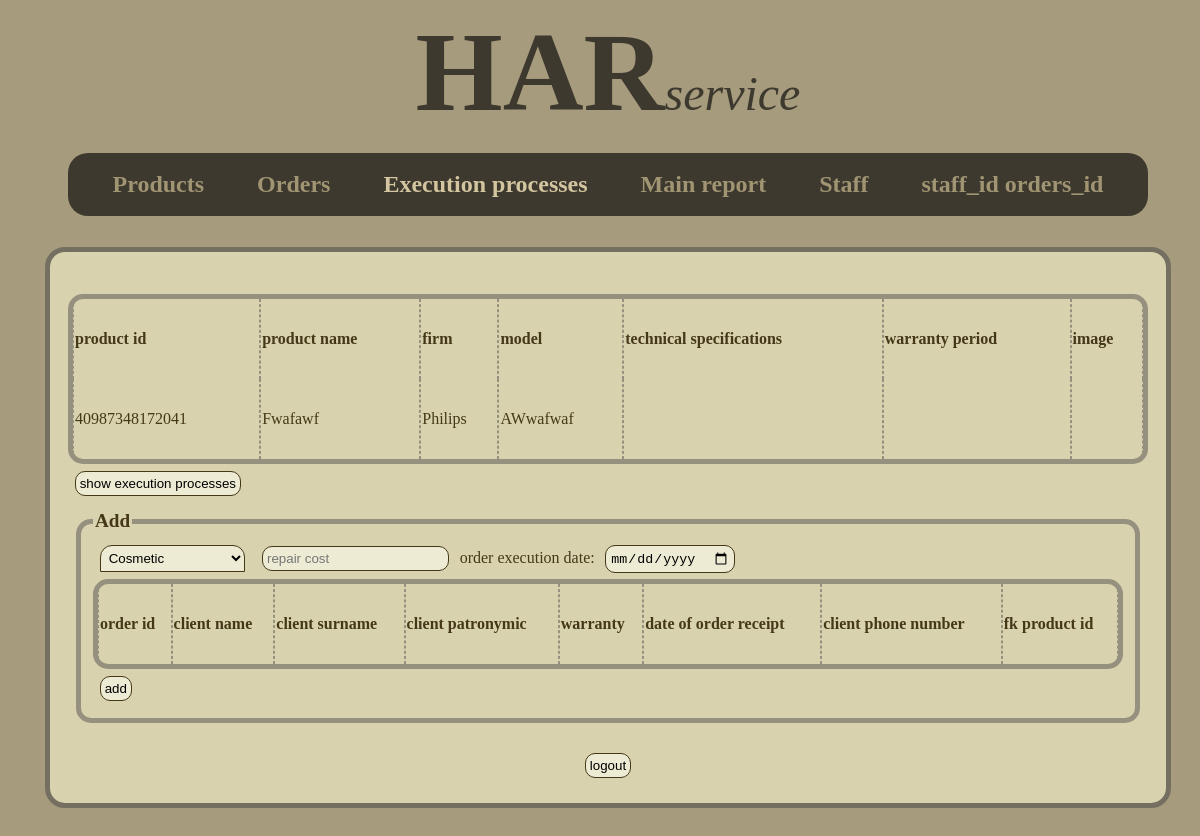
The page /Execution_processes (signed in) on the database its author committed.
### tables this page shows
CREATE TABLE "Products" (
	"product_id"	INTEGER NOT NULL UNIQUE,
	"product_name"	TEXT NOT NULL,
	"firm"	TEXT NOT NULL,
	"model"	TEXT NOT NULL,
	"technical_specifications"	TEXT,
	"warranty_period"	TEXT,
	"image"	TEXT,
	PRIMARY KEY("product_id")
);

### Back_flask.py (the view, shortened to what this page needs)
@app.route("/Execution_processes", methods = ["POST", "GET"])
def Execution_processes():
    if "Logged" not in session:
        return redirect(url_for("login"))
    if "product_id" in session:
        return render_template("Execution_processes.html", title = "Execution processes", product_id = session["product_id"], table_execution = repos.Execution_processes_showAll(session["product_id"]), table_orders = repos.Orders_showAll_for_execution(), table_products = repos.Products_showAll_for_execution())
    else:
        return render_template("Execution_processes.html", title = "Execution processes", table_execution = repos.Execution_processes_showAll(""), table_orders = repos.Orders_showAll_for_execution(), table_products = repos.Products_showAll_for_execution())

### DB/repos.py (called while the page is built)
def Products_showAll_for_execution():
    con = sqlite3.connect("DB/HAR_DB.db")
    c = con.cursor()
    allProducts = c.execute("SELECT * FROM Products WHERE product_id IN (SELECT fk_product_id FROM Orders WHERE order_id IN (SELECT fk_order_id FROM Execution_processes));").fetchall()
    c.close()
    con.close()
    return allProducts

def Orders_showAll_for_execution():
    con = sqlite3.connect("DB/HAR_DB.db")
    c = con.cursor()
    allOrders = c.execute("SELECT * FROM Orders WHERE order_id NOT IN (SELECT fk_order_id FROM Execution_processes)").fetchall()
    c.close()
    con.close()
    return allOrders

def Execution_processes_showAll(product_id):
    con = sqlite3.connect("DB/HAR_DB.db")
    c = con.cursor()
    if product_id == "":
        allExecution_processes = ""
    else:
        allExecution_processes = c.execute("SELECT * FROM Execution_processes WHERE fk_order_id IN (SELECT order_id FROM orders WHERE fk_product_id = " + product_id + ");").fetchall()
    c.close()
    con.close()
    if allExecution_processes == []:
        allExecution_processes = ""
    return allExecution_processes

### templates/Execution_processes.html (shortened to what this page needs)
{% extends "base.html" %}
{% block header %}
    {{super()}}
{% endblock %}
{% block navigation %}
    {{super()}}
{% endblock %}
{% block content %}
    <div class="information_content">
        <table class="upload_0">
            <thead>
                <tr>
                    <th>product id</th>
                    <th>product name</th>
                    <th>firm</th>
                    <th>model</th>
                    <th>technical specifications</th>
                    <th>warranty period</th>
                    <th>image</th>
                </tr>
            </thead>
            <tbody>
                {% for row in table_products -%}
                <tr>
                    {% for item in row -%}
                    <td>{{item}}</td>
                    {% endfor -%}
                </tr>
                {% endfor -%}
            </tbody>
        </table>
        <form action="/Execution_processes?operation=show" method="POST">
            <button type="submit" name="show">show execution processes</button>
        </form>
        <fieldset class="action">
            <legend>Add</legend>
            <form action="/Execution_processes?operation=add" method="POST">
                    <select name="type_of_repair" title="type of repair">
                        <option>Cosmetic</option>
                    </select>
                    <input type="number" placeholder="repair cost" name="repair_cost">
                    <label>order execution date:</label>
                    <input type="date" placeholder="order execution date" name="order_execution_date">
                    <table class="upload_1 order_table">
                        <thead>
                            <tr>
                                <th>order id</th>
                                <th>client name</th>
                                <th>client surname</th>
                                <th>client patronymic</th>
                                <th>warranty</th>
                                <th>date of order receipt</th>
                                <th>client phone number</th>
                                <th>fk product id</th>
                            </tr>
                        </thead>
                    </table>
                <input type="submit" value="add" name="add">
            </form>
        </fieldset>
        <form action="/?operation=logout" method="POST"  class="logout">
            <input type="submit" value="logout">
        </form>
    </div>
{% endblock %}

### static/css/style.css (style rules this page uses)
body { background-color: #A69B7C; width: 100%; height: 100vh; color: #443819; min-height: 20px; }
input, textarea, button, select { background-color: #eeebd4; margin: 0.5em; border-radius: 10px; padding: 0.3em; border: #443819 solid thin; }
select { border-radius: 12px 12px 0 0; }
.information_content { border: #746f60 thick solid; display: flex; flex-direction: column; width: 90%; min-height: 100%; margin: 15px auto; background-color: #D9D2AE; padding: 1.5vw; border-radius: 20px; }
.information_content table { width: 100%; word-break: normal; text-align: justify; border: #96907e thick solid; border-radius: 15px; border-spacing: 0; }
.information_content table td, .information_content table th { border-left: #96907e thin dashed; border-right: #96907e thin dashed; overflow: hidden; max-width: 15em; }
.information_content table tr { max-height: 30em; min-height: 30em; height: 5em; }
.action { border: #96907e thick solid; max-width: 100%; border-radius: 15px; margin: 0.5em; }
legend { font-weight: bold; font-size: 1.2em; }
.information_content > .logout { text-align: center; margin-top: 2vh; }

### rows shown on the page
Products: product_id "40987348172041", product_name "Fwafawf", firm "Philips", model "AWwafwaf"
